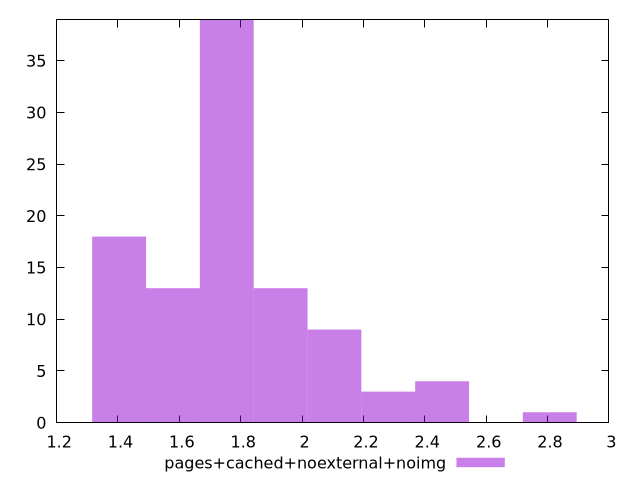

gnuplot code for this plot:
$_pagesCachedNoexternalNoimg <<EOF
1.4036441748212927 18
2.105466262231939 9
1.9300107403792774 13
1.5790996966739543 13
1.7545552185266158 39
2.456377305937262 4
2.2809217840846006 3
2.8072883496425853 1
EOF
set key outside below
set terminal pngcairo
set output "report_00004_2020-11-02T20-21-41.718Z/server-response-time/pages+cached+noexternal+noimg//raw_hist.png"
set yrange [0:39]
set boxwidth 0.17545552185266158
set style fill transparent solid 0.5 noborder
plot $_pagesCachedNoexternalNoimg title "pages+cached+noexternal+noimg" with boxes ,
